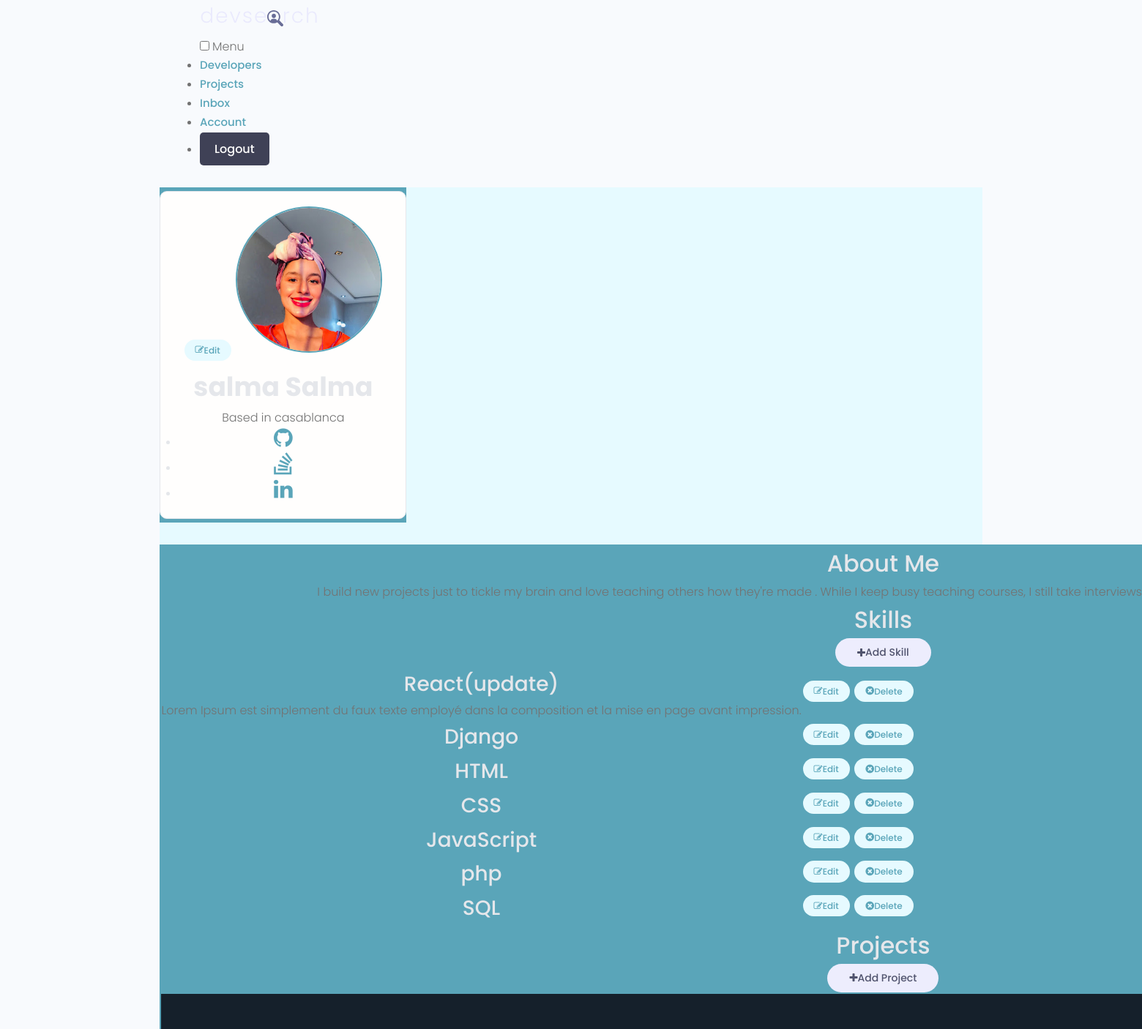
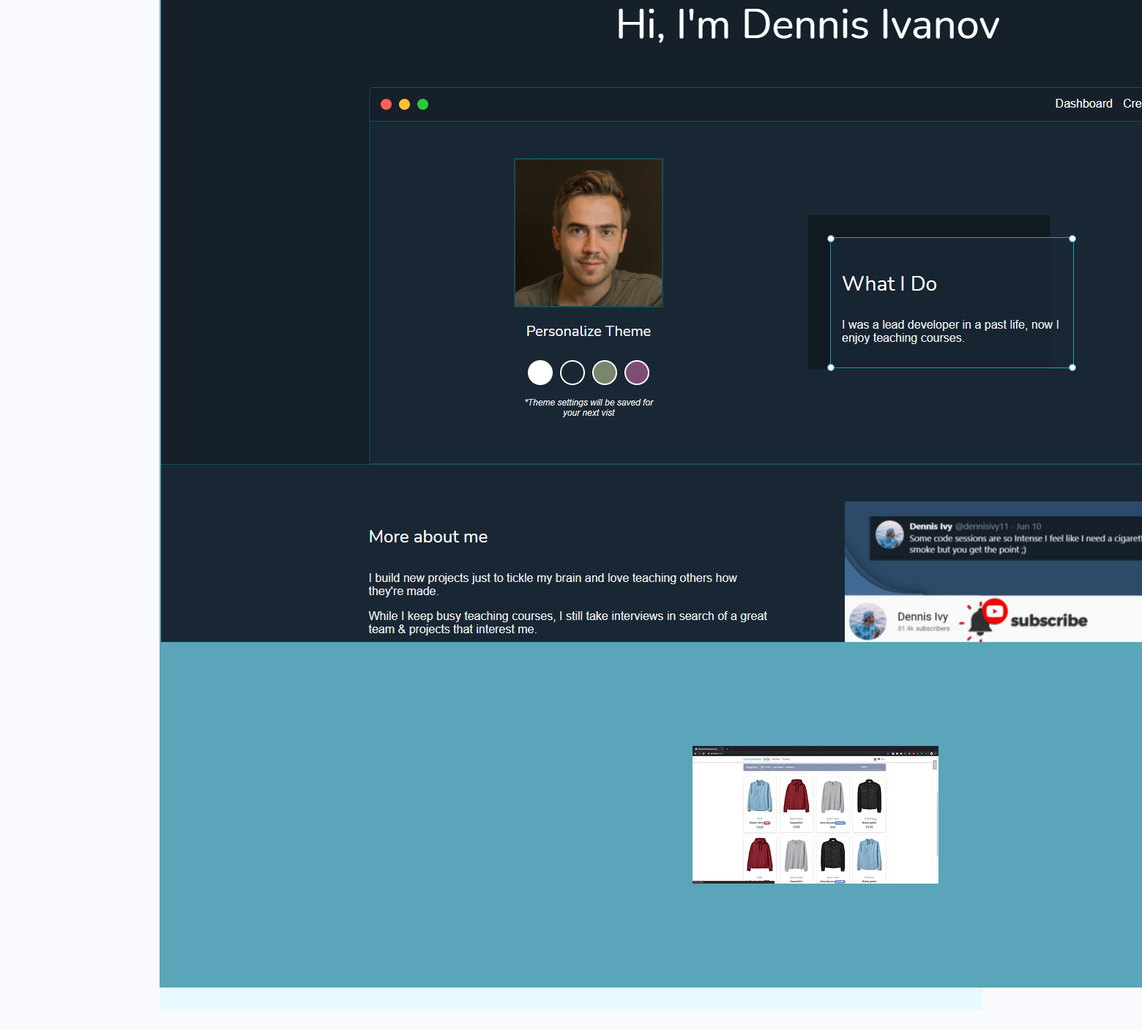
The app's page /account/ (signed in) with its own data (2 pictures, top to bottom).
### users/models.py (models this page shows, shortened)
class Profile(models.Model):
    user = models.OneToOneField(
        User, on_delete=models.CASCADE, null=True, blank=True)
    name = models.CharField(max_length=200, blank=True, null=True)
    email = models.EmailField(max_length=500, blank=True, null=True)
    username = models.CharField(max_length=200, blank=True, null=True)
    location = models.CharField(max_length=200, blank=True, null=True)
    short_intro = models.CharField(max_length=200, blank=True, null=True)
    bio = models.TextField(blank=True, null=True)
    profile_image = models.ImageField(
        null=True, blank=True, upload_to='profiles/', default="profiles/user-default.png")
    social_github = models.CharField(max_length=200, blank=True, null=True)
    social_twitter = models.CharField(max_length=200, blank=True, null=True)
    social_linkedin = models.CharField(max_length=200, blank=True, null=True)
    social_youtube = models.CharField(max_length=200, blank=True, null=True)
    social_website = models.CharField(max_length=200, blank=True, null=True)
    created = models.DateTimeField(auto_now_add=True)
    id = models.UUIDField(default=uuid.uuid4, unique=True,
                          primary_key=True, editable=False)
    class Meta:
        ordering = ['created']

class Skill(models.Model):
    owner = models.ForeignKey(
        Profile, on_delete=models.CASCADE, null=True, blank=True)
    name = models.CharField(max_length=200, blank=True, null=True)
    description = models.TextField(null=True, blank=True)
    created = models.DateTimeField(auto_now_add=True)
    id = models.UUIDField(default=uuid.uuid4, unique=True,
                          primary_key=True, editable=False)

### projects/models.py (models this page shows, shortened)
class Project(models.Model):
    owner = models.ForeignKey(
         Profile, null=True, blank=True, on_delete=models.SET_NULL)
    title = models.CharField(max_length=200)
    description = models.TextField(null=True, blank=True)
    featured_image = models.ImageField(
        null=True, blank=True, default="default.jpg")
    demo_link = models.CharField(max_length=2000, null=True, blank=True)
    source_link = models.CharField(max_length=2000, null=True, blank=True)
    tags = models.ManyToManyField('Tag', blank=True)
    vote_total = models.IntegerField(default=0, null=True, blank=True)
    vote_ratio = models.IntegerField(default=0, null=True, blank=True)
    created = models.DateTimeField(auto_now_add=True)
    id = models.UUIDField(default=uuid.uuid4, unique=True,
                          primary_key=True, editable=False)

### users/views.py (the view)
# urls.py: path('account/',views.userAccount,name="account"),
@login_required(login_url='login')
def userAccount(request):
    profile = request.user.profile
    skills = profile.skill_set.all()
    projects = profile.project_set.all()
    context = {'profile': profile, 'skills': skills, 'projects': projects}
    return render(request, 'users/account.html', context)

### users/templates/users/account.html (shortened to what this page needs)
{% extends 'main.html'%}
{% block content %}
  <main class="settingsPage profile my-md">
    <div class="container">
      <div class="layout">
        <div class="column column--1of3">
          <div class="card text-center">
            <div class="card__body dev">
              <a class="tag tag--pill tag--main settings__btn" href="{% url 'edit-account'%}"><i class="fa fa-edit"></i> Edit</a>
              <img class="avatar avatar--xl dev__avatar" src="{{profile.profile_image.url}}" />
              <h2 class="dev__name">{{profile.name}}</h2>
              <p class="dev__location">Based in {{profile.location}}</p>
              <ul class="dev__social">
                {% if profile.social_github %}
                <li>
                  <a title="Github" href="{{profile.social_github}}" target="_blank"><i class="fa fa-github"style="font-size:30px"></i></a>
                </li>
                {% endif %}
                <li>
                  <a title="Stackoverflow" href="#" target="_blank"><i class="fa fa-stack-overflow" style="font-size:30px"></i></a>
                </li>
                {% if profile.social_linkedin %}
                <li>
                  <a title="LinkedIn" href="{{profile.social_linkedin}}" target="_blank"><i class="fa fa-linkedin" style="font-size:30px"></i></a>
                </li>
                {% endif %}
              </ul>
            </div>
          </div>
        </div>
        <div class="column column--2of3">
          <div class="devInfo">
            <h3 class="devInfo__title">About Me</h3>
            <p class="devInfo__about">{{profile.bio}}</p>
          </div>
          <div class="settings">
            <h3 class="settings__title">Skills</h3>
            <a class="tag tag--pill tag--sub settings__btn tag--lg" href="{% url  'create-skill' %}"><i class="fa fa-plus"></i> Add Skill</a>
          </div>
          <table class="settings__table">
            {%  for skill in skills %}
            <tr>
              <td class="settings__tableInfo">
                <h4>{{skill.name}}</h4>
                <p>{{skill.description}} </p>
              </td>
              <td class="settings__tableActions">
                <a class="tag tag--pill tag--main settings__btn" href="{%  url 'update-skill' skill.id %}"><i class="fa fa-edit"></i> Edit</a>
                <a class="tag tag--pill tag--main settings__btn" href="{% url 'delete-skill' skill.id %}"><i class="fas fa-times-circle"></i>
                  Delete</a>
              </td>
            </tr>
            {% endfor %}
          </table>
          <div class="settings">
            <h3 class="settings__title">Projects</h3>
            <a class="tag tag--pill tag--sub settings__btn tag--lg" href="{% url 'create-project' %}"><i class="fa fa-plus"></i> Add Project</a>
          </div>
          <table class="settings__table">
            {%  for project in projects %}
            <tr>
              <td class="settings__thumbnail">
                <a href="{% url 'project' project.id  %}"><img src="{{project.featured_image.url}}" alt="Project Thumbnail" /></a>
              </td>
            </tr>
            {% endfor %}
          </table>
        </div>
      </div>
    </div>
  </main>
  {% endblock %}

### static/uikit/app.css (style rules this page uses)
.layout { background: var(--color-main-light); }
.layout > .column, .grid > .column { color: var(--color-light); text-align: center; background: var(--color-main); }

### static/uikit/styles/modules/_variables.css (style rules this page uses)
:root { --color-main: #5aa5b9; --color-main-light: #e6faff; --color-sub: #3f4156; --color-sub-light: #51546e; --color-sub-lighter: #ededfd; --color-text: #737373; --color-gray: #8b8b8b; --color-light: #e5e7eb; --color-light-gray: #767676; --color-bg: #f8fafd; --color-white: #fffefd; --color-white-light: #f3f3f3; --color-success: #359e64; --color-success-bg: #def8e8; --color-error: #fc4b0b; --color-error-bg: #fff2ee; --font-base: 'Poppins', arial, helvetica, 'Segoe UI', roboto, ubuntu, sans-serif; --font-monospace: 'Fira Code', 'Courier New', courier, monospace; --font-regular: 300; --font-medium: 500; --font-bold: 700; --generic-shadow: 1px 1px 5px #00000010; --generic-transition: all 0.3s ease-in-out; }

### static/uikit/styles/modules/_base.css (style rules this page uses)
* { margin: 0; padding: 0; box-sizing: border-box; text-rendering: optimizeLegibility; color: inherit; font-size: inherit; }
html { font-size: 50%; }
@media only screen and (min-width: 480px) { html { font-size: 56.25%; } }
@media only screen and (min-width: 1200px) { html { font-size: 62.5%; } }
body { line-height: 1.6; font-weight: 400; font-size: 1.5rem; color: var(--color-text); background-color: var(--color-bg); min-height: 100vh; }

### static/uikit/styles/modules/_typography.css (style rules this page uses)
* { font-family: var(--font-base); }
h2 { font-size: 3.6rem; font-weight: var(--font-bold); }
h3 { font-size: 3.2rem; font-weight: var(--font-medium); }
h4 { font-size: 2.8rem; font-weight: var(--font-medium); }
p, span, strong { font-size: 1.6rem; color: var(--color-text); font-weight: var(--font-regular); }
a { padding-bottom: 2px; text-decoration: none; display: inline-block; color: var(--color-main); font-weight: var(--font-medium); }

### static/uikit/styles/modules/_utilities.css (style rules this page uses)
.container { width: 92%; max-width: 165rem; margin: 0 auto; box-sizing: border-box; }
@media screen and (min-width: 1000px) { .container { width: 90%; } }
@media screen and (min-width: 1200px) { .container { width: 80%; } }
@media screen and (min-width: 1440px) { .container { width: 72%; } }
.text-center { text-align: center; }
.my-md { margin: 3rem auto; }

### static/uikit/styles/modules/_avatar.css (style rules this page uses)
.avatar { border-radius: 50%; border: 2px solid var(--color-main); object-fit: cover; }
.avatar--xl { height: 20rem; width: 20rem; }

### static/uikit/styles/modules/_card.css (style rules this page uses)
.card { border-radius: 1rem; background-color: var(--color-white); border: 1.5px solid var(--color-light); width: auto; height: auto; margin-top: 0.5rem; margin-bottom: 0.5rem; overflow: hidden; }
.card__body, .card__header { padding: 2rem 2.5rem; }

### static/uikit/styles/modules/_tag.css (style rules this page uses)
.tag { display: inline-flex; align-items: center; background-color: var(--color-sub); height: -webkit-fit-content; height: -moz-fit-content; height: fit-content; width: -webkit-fit-content; width: -moz-fit-content; width: fit-content; border-radius: 0.5rem; padding: 0.5rem 1.5rem; font-size: 1.2rem; cursor: pointer; }
.tag:not(:last-child) { margin-right: 0.25rem; margin-bottom: 0.75rem; }
.tag--pill { border-radius: 5rem; }
.tag--main, .tag--main > small { background: var(--color-main-light); color: var(--color-main); font-weight: 500; }
.tag--sub, .tag--sub > small { background: var(--color-sub-lighter); color: var(--color-sub-light); font-weight: 500; }
.tag--lg { padding: 0.8rem 3rem; font-size: 1.4rem; }

### static/uikit/styles/modules/_layout.css (style rules this page uses)
.layout { display: flex; flex-flow: row wrap; justify-content: space-between; }
.layout > .column { margin-bottom: 3rem; }
.layout > .column.column--1of3 { flex-basis: 30%; }
.layout > .column.column--2of3 { flex-basis: 64%; }

### records on screen
Profile: profile_image (picture), name "salma Salma", location "casablanca", bio "I build new projects just to tickle my brain and love teaching others how they're made . While I keep busy teaching courses, I still take interviews…"
Skill: name "React(update)", description "Lorem Ipsum est simplement du faux texte employé dans la composition et la mise en page avant impression."
Skill: name "Django"
Skill: name "HTML"
Skill: name "CSS"
Skill: name "JavaScript"
Skill: name "php"
Skill: name "SQL"
Project: featured_image (picture)
Project: featured_image (placeholder picture)
